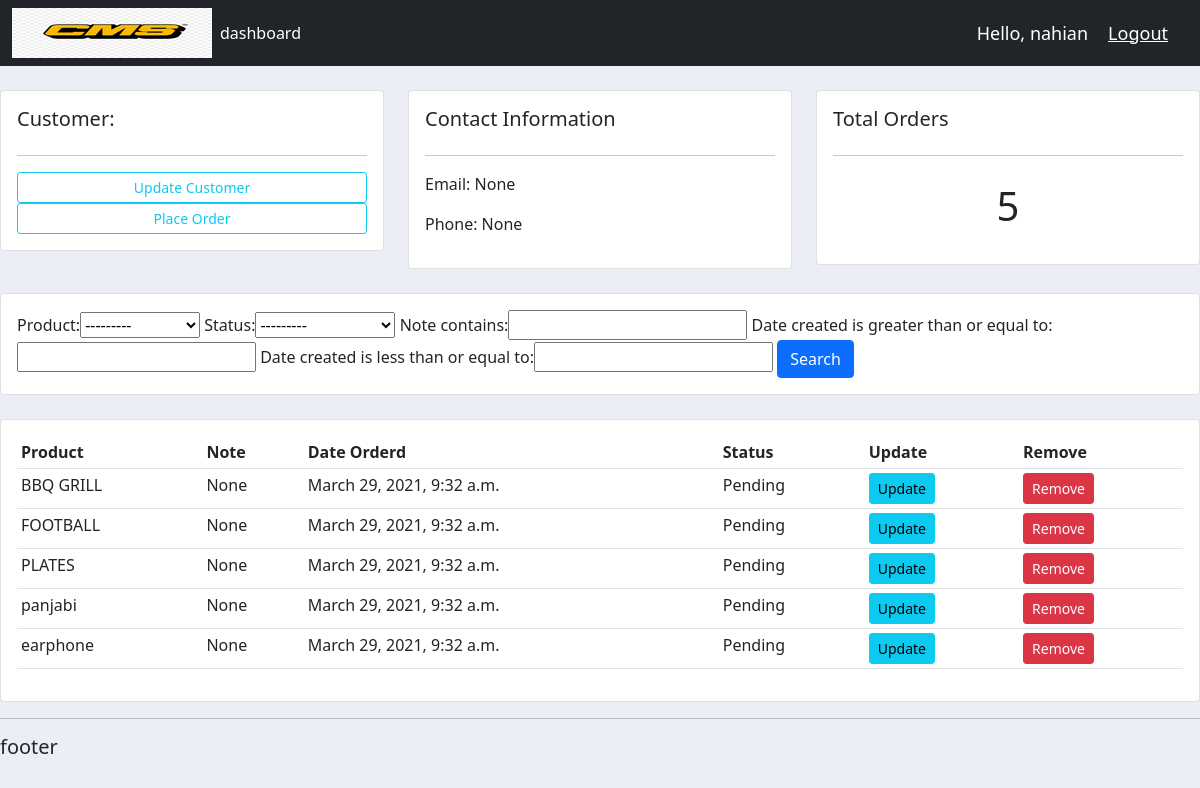
The page /customers/7/ (signed in) on the database as committed earlier.
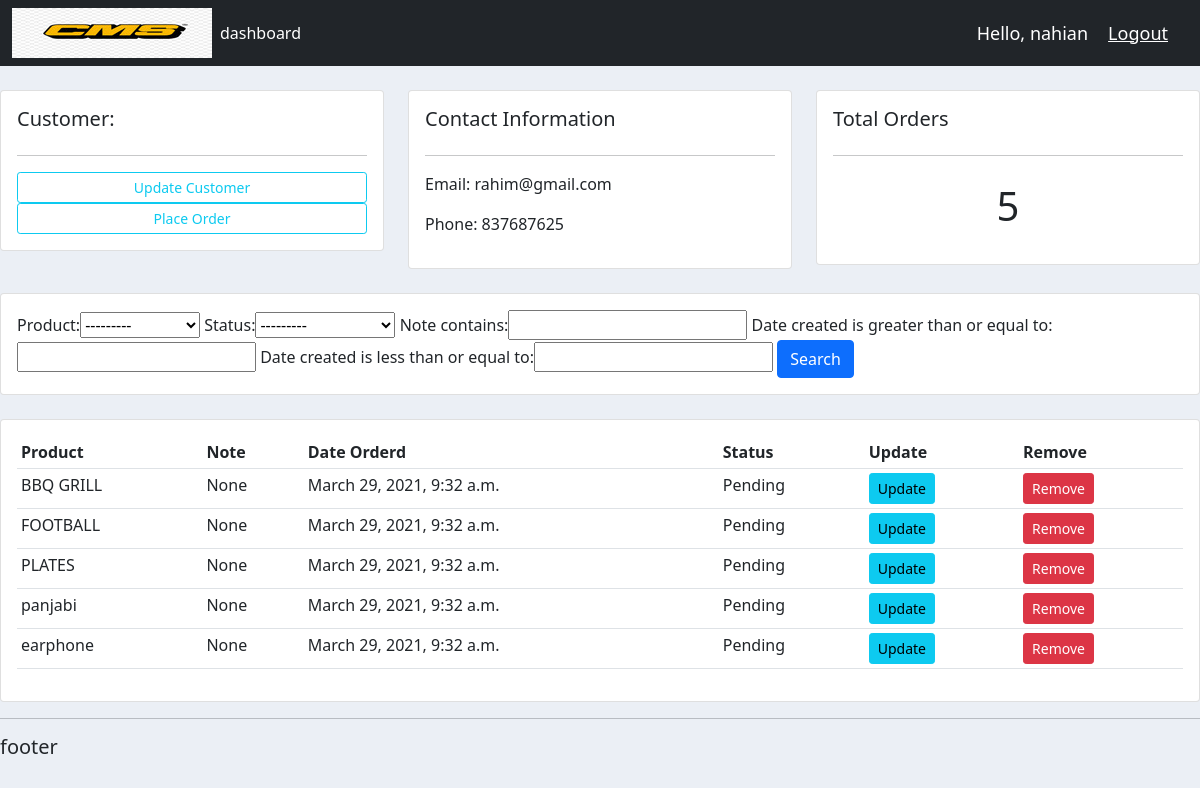
The same page on the database as committed later.
### accounts/models.py (models this page shows, shortened)
class customer(models.Model):
	user = models.OneToOneField(User, null=True,blank=True, on_delete=models.CASCADE)
	name = models.CharField(max_length=200, null=True)
	Phone = models.CharField(max_length=200, null=True)
	email = models.CharField(max_length=200, null=True)
	profile_pic = models.ImageField(default="profile1.png",null=True, blank=True)
	date_created = models.DateTimeField(auto_now_add=True, null=True)

### accounts/decorators.py (the view)
		def wrapper_func(request, *args, **kwargs):
			group = None
			if request.user.groups.exists():
				group = request.user.groups.all()[0].name
			if group in allowed_roles:
				return view_func(request, *args, **kwargs)
			else:
				return HttpResponse('You are not authorized to view this page')

### accounts/models.py (called while the page is built)
	def __str__(self):
		return self.name

### accounts/views.py (called while the page is built)
@login_required(login_url='login')
@allowed_users(allowed_roles=['admin'])
def customers(request, pk_test):
	customers = customer.objects.get(id=pk_test)
	orders = customers.order_set.all()
	order_count = orders.count()
	myFilter = OrderFilter(request.GET, queryset=orders)
	orders = myFilter.qs
	context = {'customer' : customers , 'orders' : orders, 'order_count' : order_count, 'myFilter' : myFilter}
	return render(request, 'accounts/customers.html', context)

### accounts/templates/accounts/customers.html
{% extends 'accounts/main.html'%}
{% block content %}
	<br>
<div class="row">
	<div class="col-md">
		<div class="card card-body">
			<h5>Customer:</h5>
			<hr>
			<a class="btn btn-outline-info  btn-sm btn-block" href="">Update Customer</a>
			<a class="btn btn-outline-info  btn-sm btn-block" href="{% url 'create_order' customer.id %}">Place Order</a>
		</div>
	</div>
	<div class="col-md">
		<div class="card card-body">
			<h5>Contact Information</h5>
			<hr>
			<p>Email: {{customer.email}}</p>
			<p>Phone: {{customer.Phone}}</p>
		</div>
	</div>
	<div class="col-md">
		<div class="card card-body">
			<h5>Total Orders</h5>
			<hr>
			<h1 style="text-align: center;padding: 10px">{{order_count}}</h1>
		</div>
	</div>
</div>
<br>
<div class="row">
	<div class="col">
		<div class="card card-body">
			<form method="get">
				{{myFilter.form}}
		    <button class="btn btn-primary" type="submit">Search</button>
		  </form>
		</div>
	</div>
</div>
<br>
<div class="row">
	<div class="col-md">
		<div class="card card-body">
			<table class="table table-sm">
				<tr>
					<th>Product</th>
					<th>Note</th>
					<th>Date Orderd</th>
					<th>Status</th>
					<th>Update</th>
					<th>Remove</th>
				</tr>
				{% for order in orders %}
					<tr>
						<td>{{order.product}}</td>
						<td>{{order.note}}</td>
						<td>{{order.date_created}}</td>
						<td>{{order.status}}</td>
						<td><a class="btn btn-sm btn-info" href="{% url 'update_order' order.id %}">Update</a></td>
						<td><a class="btn btn-sm btn-danger" href="{% url 'delete_order' order.id %}">Remove</a></td>
					</tr>
				{% endfor %}
			</table>
		</div>
	</div>
</div>
{% endblock %}

Rows that differ between the two databases and show on the page:
changed customer: email "None" → "rahim@gmail.com"; Phone "None" → "837687625"
